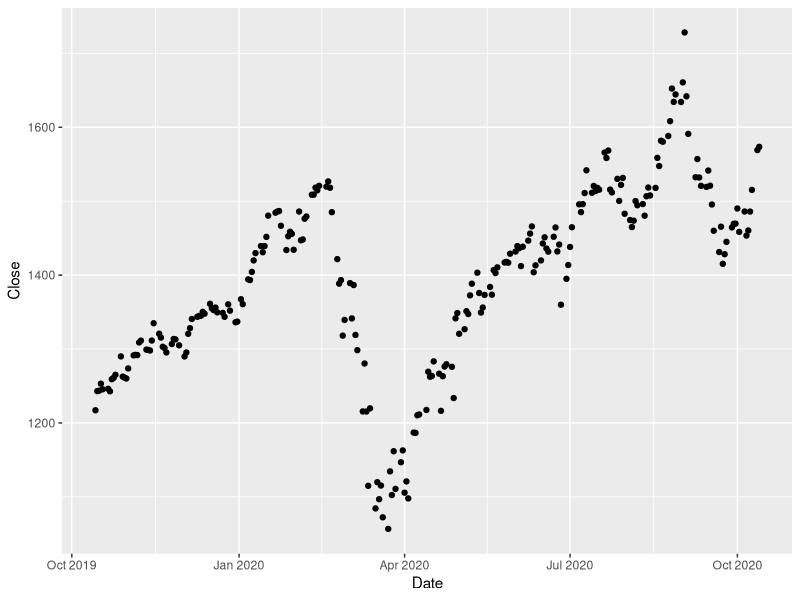
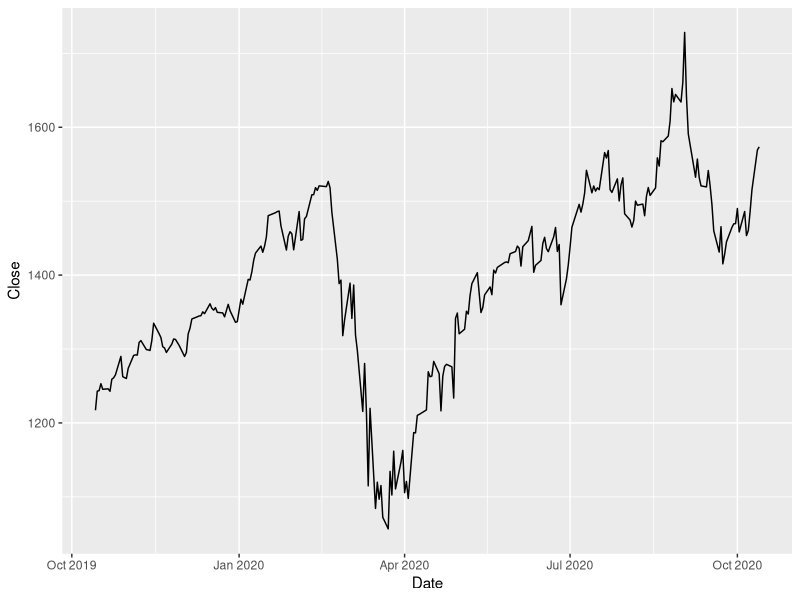
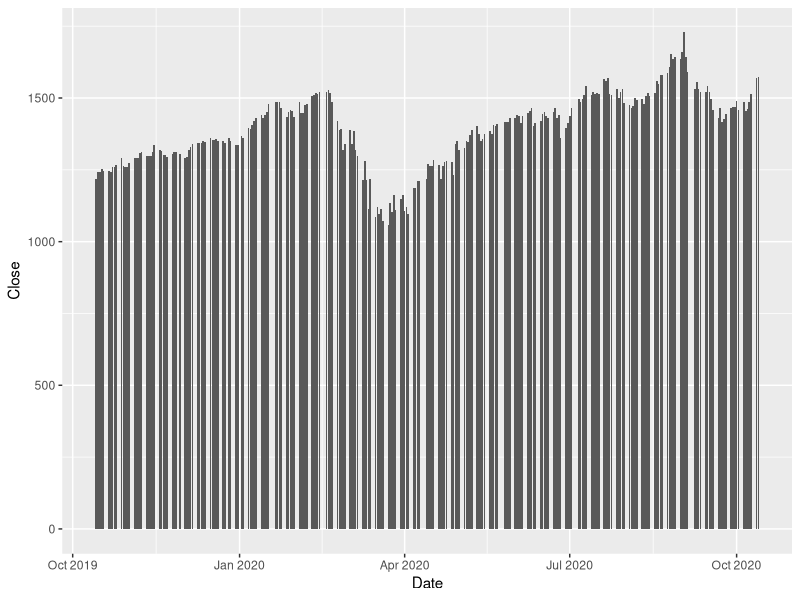
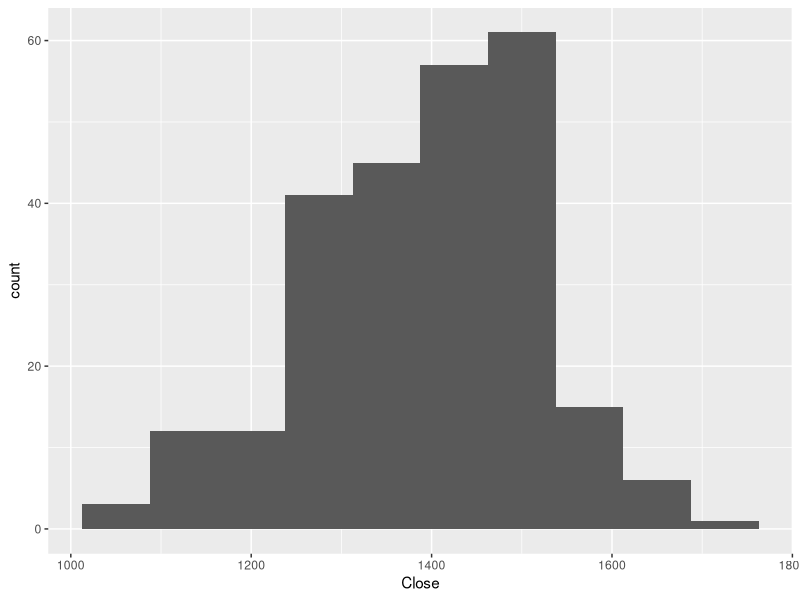
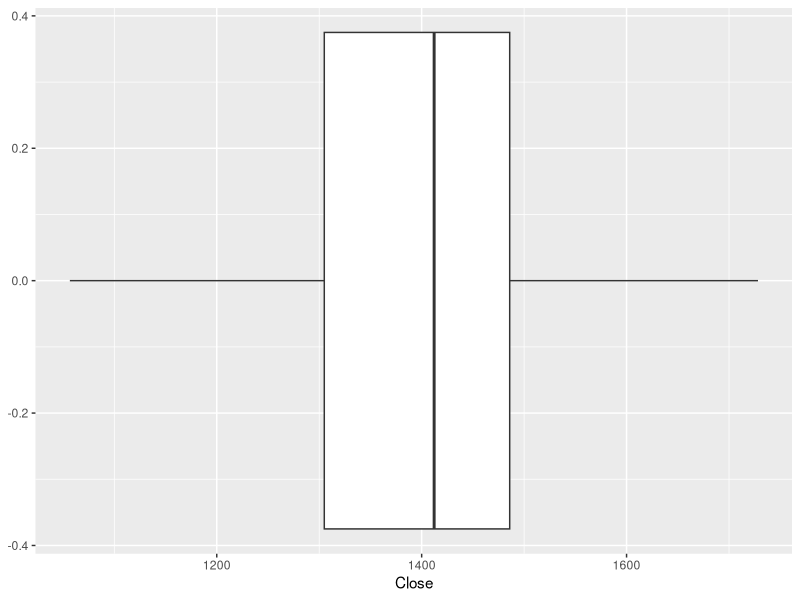
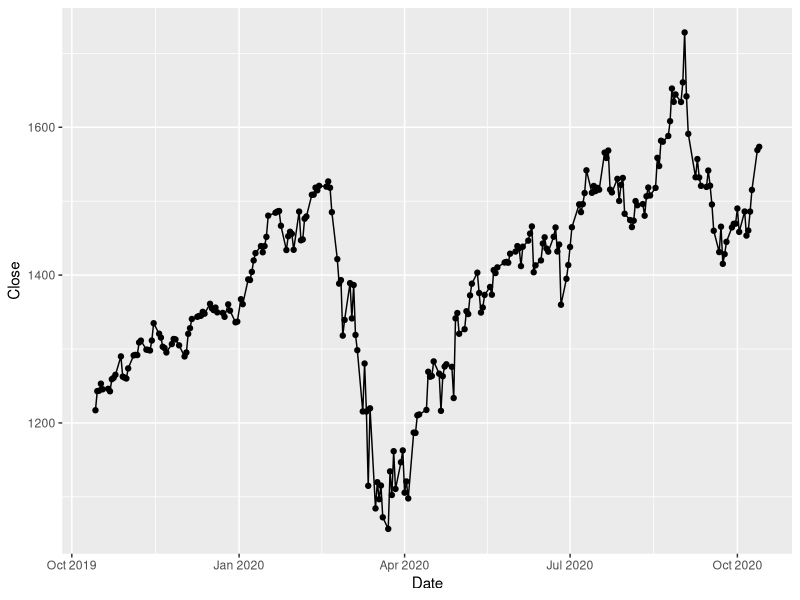
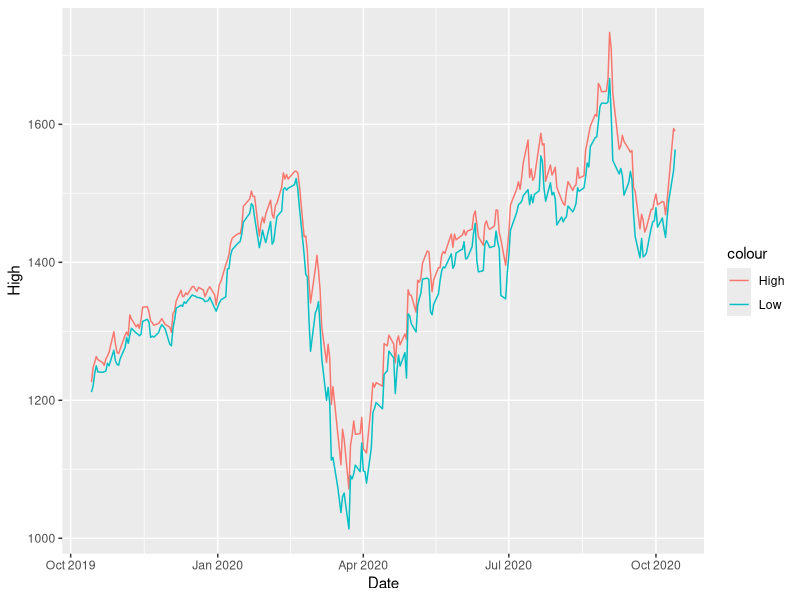
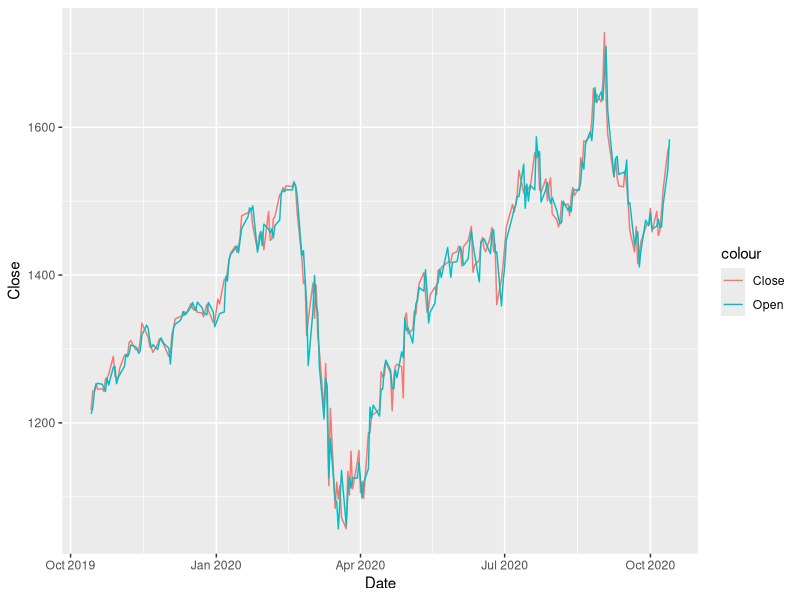

Generate these figures, in order, with R:
## ---- chunk 1
library(tidyverse)
library(readr)
GOOG <- read_csv("GOOG.csv", col_types = cols(Date = col_date(format = "%Y-%m-%d")))
## ---- chunk 2
ggplot(data=GOOG,aes(x=Date,y=Close)) +
  geom_point()

ggplot(data=GOOG,aes(x=Date,y=Close)) +
  geom_line()

ggplot(data=GOOG,aes(x=Date, y= Close)) +
  geom_col()

ggplot(data=GOOG,aes(x=Close)) +
  geom_histogram(binwidth = 75)

ggplot(data=GOOG,aes(x=Close)) +
  geom_boxplot()

ggplot(data=GOOG,aes(x=Date,y=Close)) +
  geom_line() +
  geom_point()
## ---- chunk 3
ggplot(GOOG) +
  geom_line(aes(x=Date,y=High,color = 'High')) +
  geom_line(aes(x=Date,y=Low,color = 'Low'))

ggplot(GOOG) +
  geom_line(aes(x=Date,y=Close,color = 'Close')) +
  geom_line(aes(x=Date,y=Open,color = 'Open'))

ggplot(GOOG,aes(x=Date,y=Close)) +
  geom_area(color = 'black', fill = 'blue',alpha = .2)

ggplot(GOOG,aes(x=Date,y=Open)) +
  geom_area(color = 'blue', fill = 'green',alpha = .10)

MayPrice = subset(GOOG,Date > '2020-04-30' & Date < '2020-06-01')

ggplot(data= MayPrice, aes(x=Date, y= Close)) +
  geom_point() +
  geom_text(aes(label = round(Close)), size = 3, vjust = -1)

AprilPrice = subset(GOOG,Date > '2020-03-31' & Date < '2020-05-01')

ggplot(data= AprilPrice, aes(x=Date, y= Open)) +
  geom_point() +
  geom_text(aes(label = round(Open)), size = 2, vjust = 1.5)
